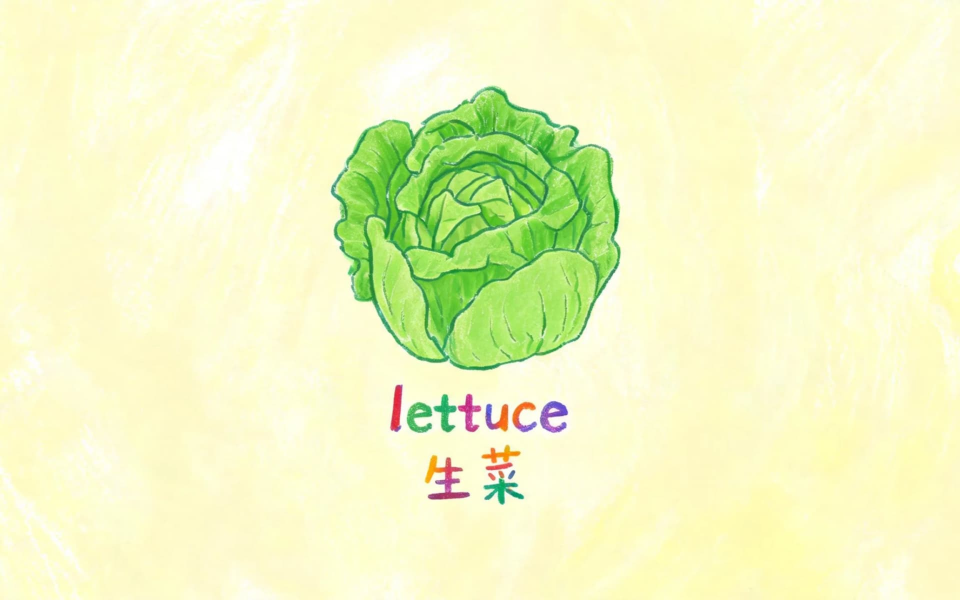
#> input picture cases/lettuce-evals/refs/1.jpg, 1920 x 1200 px (shown at 1/2 size)
$ python contact_sheet.py ../cases/lettuce-evals/refs
#> lines starting #> are read from the running program, lines starting #| are printed output that depends on the picture
#!/usr/bin/env python3
"""
contact_sheet.py — Step 2 视觉自检 · 跨页接触表生成器

用途：
  - 把 N 张绘本参考图拼成一张 2 列 (or K 列) contact sheet
  - 每格左/上方标文件名（便于跨图比对）
  - 输出 JPG 给 vision_analyze 或 browser_vision 做"一次性跨图核对"

使用：
  python3 scripts/contact_sheet.py <图目录> --out contact.jpg --cols 2 --max-width 640

适用场景：
  - vision_analyze 单图调用与 browser_vision 对同一张图结果不一致
    → 拼 contact sheet 后用 browser_vision 一次看完 = 跨图一致性核对
  - 需要快速看 N 张图的顺序/朝向/构图差异
  - Step 2 视觉自检的"5 项必查"中朝向突变跨图比对

依赖：Pillow
"""
from __future__ import annotations

import argparse
from pathlib import Path
from PIL import Image, ImageDraw, ImageFont

DEFAULT_LABEL_HEIGHT = 28
DEFAULT_CELL_HEIGHT = 380


def build_sheet(
    image_dir: Path,
    out_path: Path,
    cols: int = 2,
    max_width: int = 640,
    cell_height: int = DEFAULT_CELL_HEIGHT,
) -> int:
    """Return number of images included in the sheet."""
#> called with cols = 2, max_width = 640, cell_height = 380
    suffix_set = {".jpg", ".jpeg", ".png", ".webp", ".bmp"}
    paths = sorted(
        [p for p in image_dir.iterdir() if p.suffix.lower() in suffix_set],
        key=lambda p: (
            int(p.stem) if p.stem.isdigit() else p.stem
        ),
    )
    if not paths:
        raise SystemExit(f"no images in {image_dir}")

    rows = (len(paths) + cols - 1) // cols
    cell_w = max_width + 20  # 10px 左右 padding
    cell_h = cell_height + DEFAULT_LABEL_HEIGHT

    canvas = Image.new("RGB", (cell_w * cols, cell_h * rows), "#dddddd")
#> canvas: PIL image 1320x408 RGB; every value is 221
    draw = ImageDraw.Draw(canvas)

    for i, p in enumerate(paths):
        im = Image.open(p).convert("RGB")
#> im is the input picture: PIL image 1920x1200 RGB; mean R, G, B 240.6, 246.7, 196.5
        im.thumbnail((max_width, cell_height))
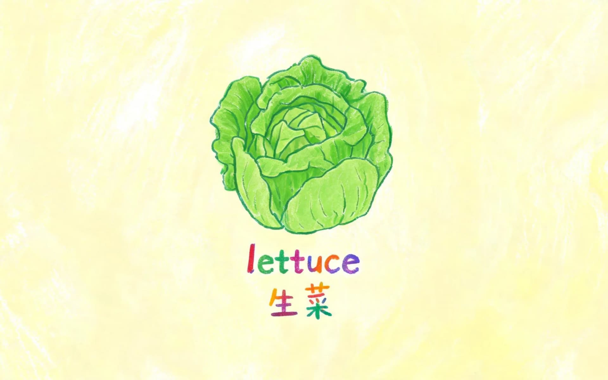
#> im: PIL image 608x380 RGB; mean R, G, B 240.6, 246.7, 196.5
        r, c = divmod(i, cols)
        x0 = c * cell_w + (cell_w - im.width) // 2
#> x0 = 26
        y0 = r * cell_h + DEFAULT_LABEL_HEIGHT + (cell_height - im.height) // 2
#> y0 = 28
        canvas.paste(im, (x0, y0))
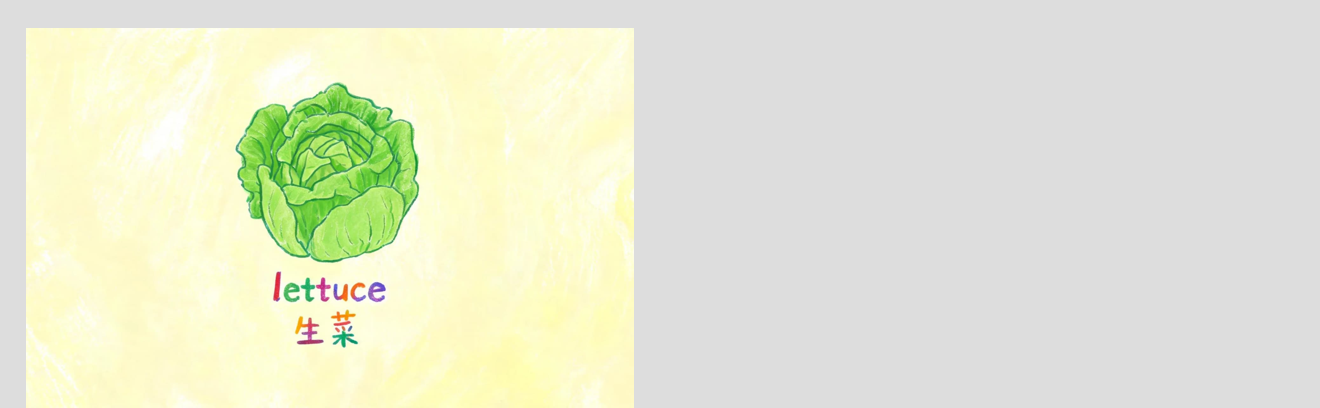
#> canvas: PIL image 1320x408 RGB; mean R, G, B 229.4, 232, 210.5
        draw.text((c * cell_w + 12, r * cell_h + 6), p.name, fill="black")
#> pass 2 of the loop in build_sheet, `for i, p in enumerate(paths):`:
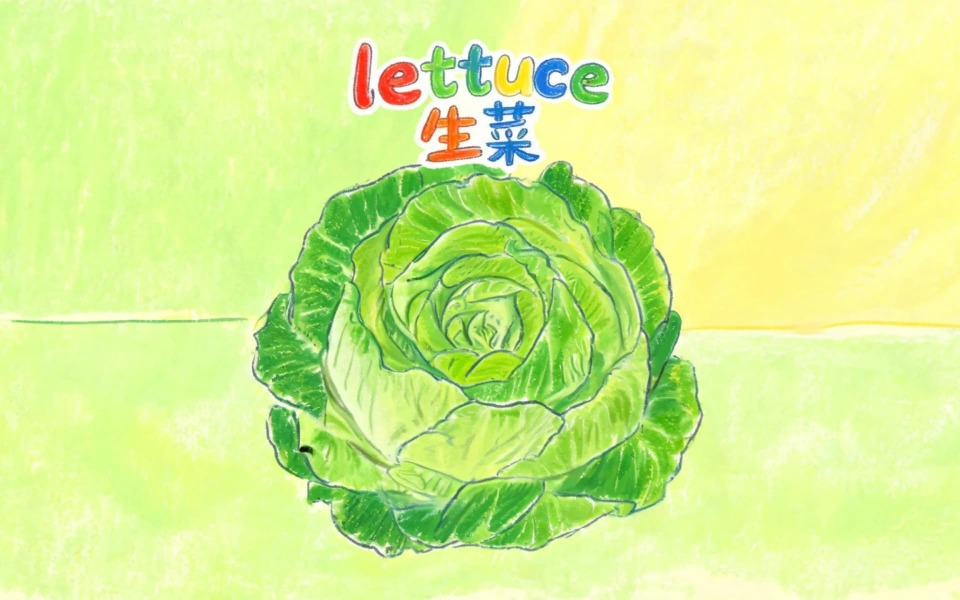
#> input picture cases/lettuce-evals/refs/2.jpg, 1920 x 1200 px (shown at 1/2 size)
#> in build_sheet, im is the input picture: PIL image 1920x1200 RGB; mean R, G, B 211.8, 239.3, 144.8
#> in build_sheet, `im.thumbnail((max_width, cell_height))`:
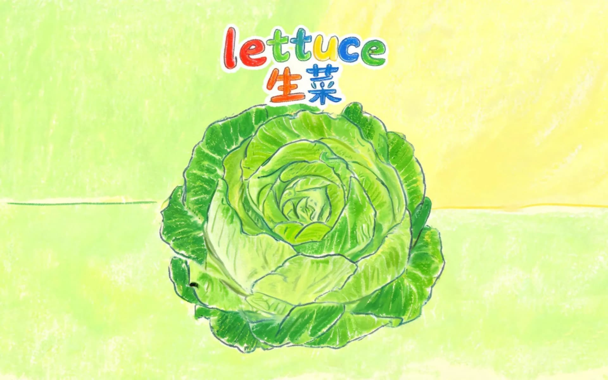
#> im: PIL image 608x380 RGB; mean R, G, B 211.8, 239.3, 144.8
#> in build_sheet, `canvas.paste(im, (x0, y0))`:
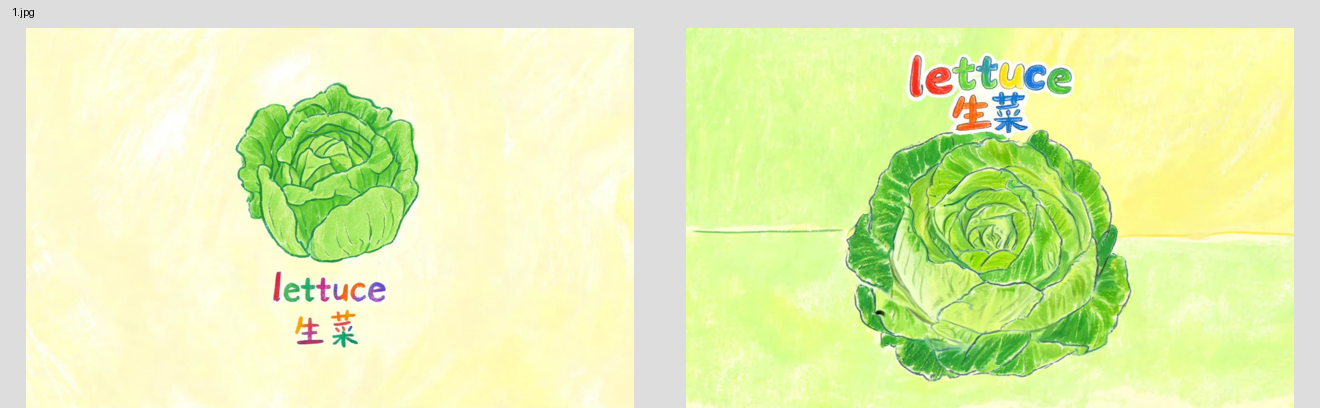
#> canvas: PIL image 1320x408 RGB; mean R, G, B 225.5, 239.9, 177.8

    canvas.save(out_path, quality=92)
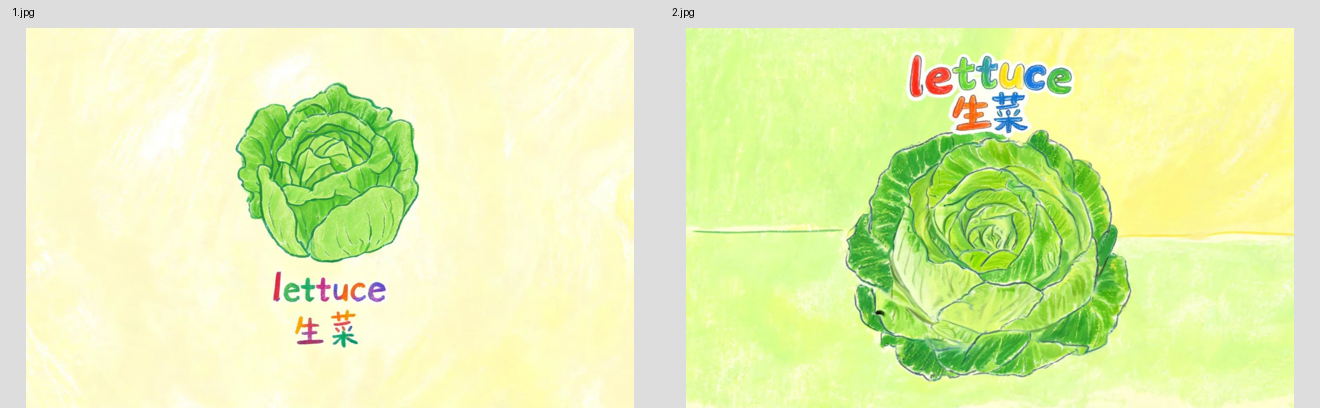
#> saved as contact_sheet.jpg: PIL image 1320x408 RGB; mean R, G, B 225.4, 239.9, 177.8
    return len(paths)


def main() -> int:
    parser = argparse.ArgumentParser(
        description="Build a contact sheet for picturebook reference images."
    )
    parser.add_argument("image_dir", type=Path, help="Directory containing the N images")
    parser.add_argument("--out", type=Path, default=Path("contact_sheet.jpg"))
    parser.add_argument("--cols", type=int, default=2)
    parser.add_argument("--max-width", type=int, default=640)
    parser.add_argument("--cell-height", type=int, default=DEFAULT_CELL_HEIGHT)
    args = parser.parse_args()

    count = build_sheet(
        args.image_dir,
        args.out,
        cols=args.cols,
        max_width=args.max_width,
        cell_height=args.cell_height,
    )
    print(f"wrote {args.out} with {count} images ({args.cols} cols)")
    return 0


if __name__ == "__main__":
    raise SystemExit(main())
#> (the program exits here)
